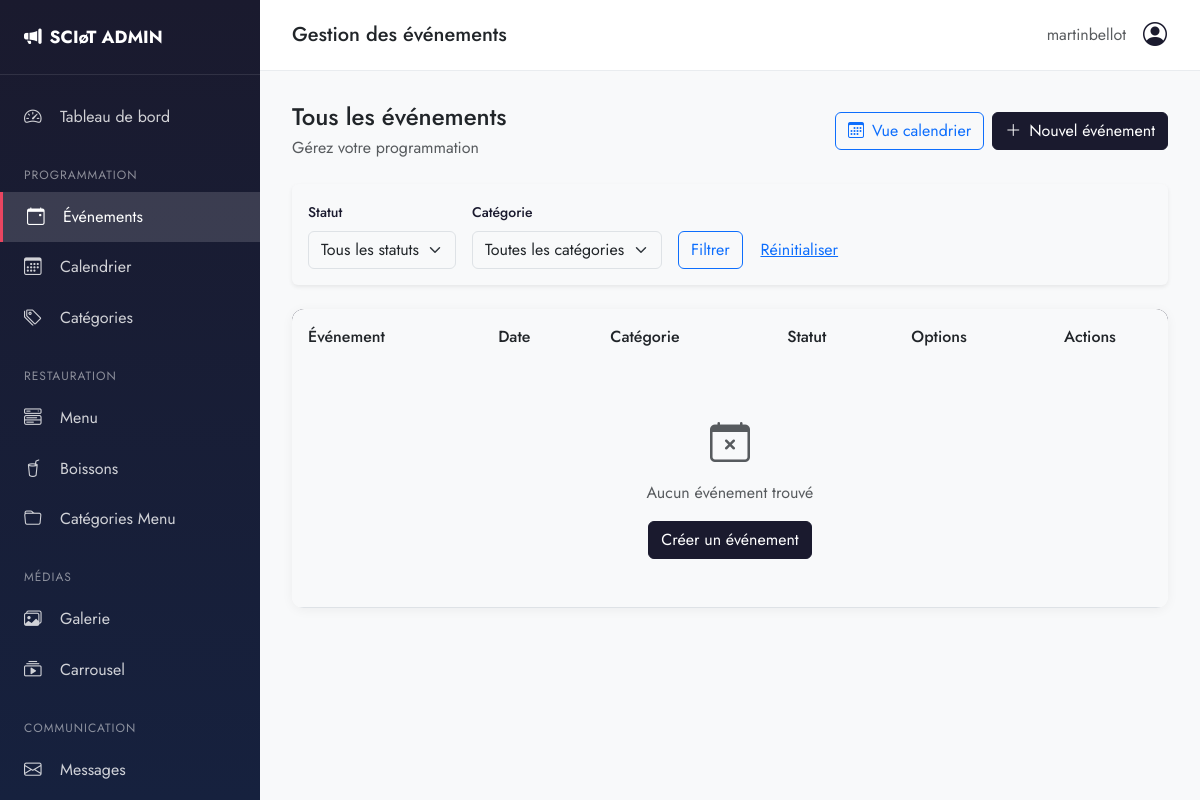
The page /admin-panel/events/ (signed in) on the database as committed earlier.
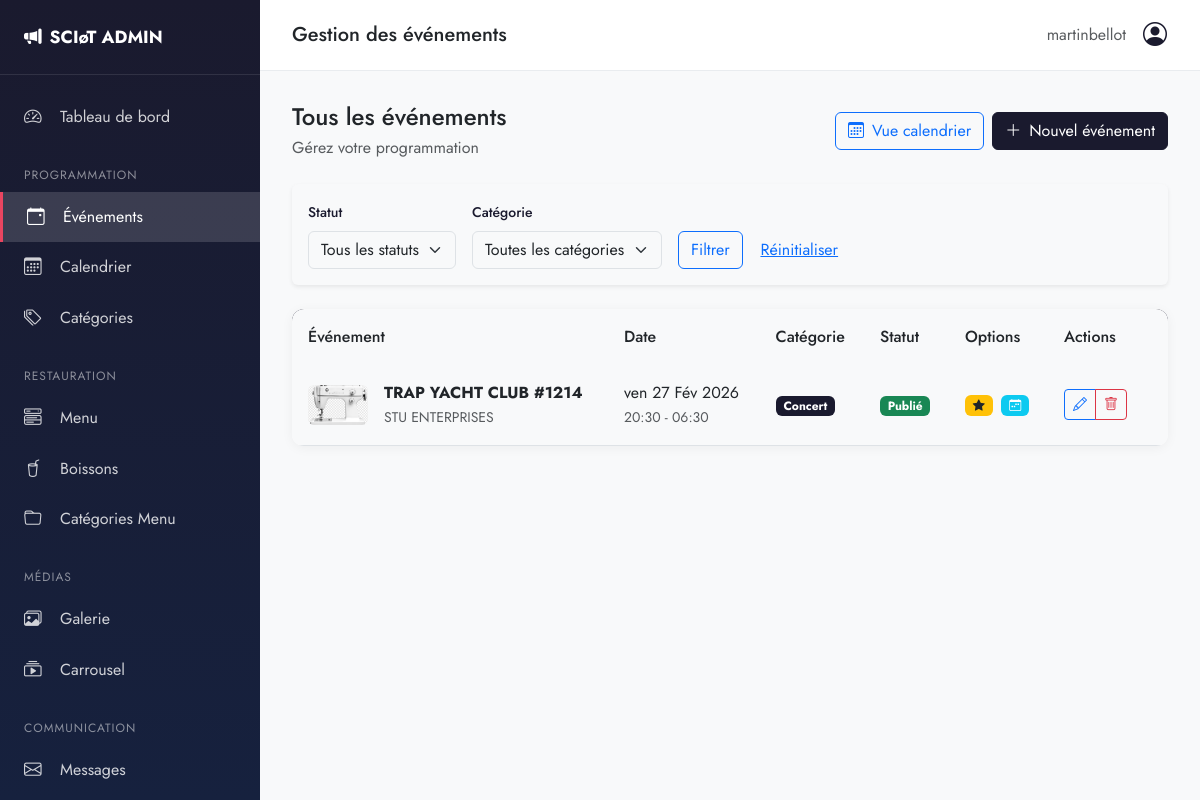
The same page on the database as committed later.
### events/models.py (models this page shows, shortened)
class Event(models.Model):
    STATUS_CHOICES = [
        ('draft', 'Brouillon'),
        ('published', 'Publié'),
        ('cancelled', 'Annulé'),
        ('completed', 'Terminé'),
    ]
    title = models.CharField(max_length=200, verbose_name="Titre")
    slug = models.SlugField(unique=True, blank=True)
    subtitle = models.CharField(max_length=300, blank=True, verbose_name="Sous-titre")
    description = models.TextField(blank=True, verbose_name="Description")
    short_description = models.CharField(max_length=200, blank=True, verbose_name="Description courte")
    date = models.DateField(verbose_name="Date")
    start_time = models.TimeField(verbose_name="Heure de début")
    end_time = models.TimeField(blank=True, null=True, verbose_name="Heure de fin")
    doors_open = models.TimeField(blank=True, null=True, verbose_name="Ouverture des portes")
    category = models.ForeignKey(
        EventCategory,
        on_delete=models.SET_NULL,
        null=True,
        blank=True,
        related_name='events',
        verbose_name="Catégorie"
    )
    image = models.ImageField(upload_to='events/', blank=True, null=True, verbose_name="Image")
    thumbnail = models.ImageField(upload_to='events/thumbnails/', blank=True, null=True, verbose_name="Miniature")
    price = models.DecimalField(max_digits=6, decimal_places=2, default=0, verbose_name="Prix (€)")
    is_free = models.BooleanField(default=True, verbose_name="Gratuit")
    ticket_url = models.URLField(blank=True, verbose_name="Lien billetterie")
    artist_name = models.CharField(max_length=200, blank=True, verbose_name="Nom de l'artiste")
    artist_bio = models.TextField(blank=True, verbose_name="Bio de l'artiste")
    artist_website = models.URLField(blank=True, verbose_name="Site de l'artiste")
    artist_social = models.JSONField(default=dict, blank=True, verbose_name="Réseaux sociaux artiste")
    status = models.CharField(max_length=20, choices=STATUS_CHOICES, default='draft', verbose_name="Statut")
    is_featured = models.BooleanField(default=False, verbose_name="À la une")
    is_weekly_highlight = models.BooleanField(default=False, verbose_name="Événement de la semaine")
    created_at = models.DateTimeField(auto_now_add=True)
    updated_at = models.DateTimeField(auto_now=True)
    class Meta:
        verbose_name = "Événement"
        verbose_name_plural = "Événements"
        ordering = ['date', 'start_time']

class EventCategory(models.Model):
    name = models.CharField(max_length=100, verbose_name="Nom")
    slug = models.SlugField(unique=True)
    color = models.CharField(max_length=7, default="#1a1a2e", verbose_name="Couleur (hex)")
    icon = models.CharField(max_length=50, blank=True, verbose_name="Icône Bootstrap")
    description = models.TextField(blank=True, verbose_name="Description")
    class Meta:
        verbose_name = "Catégorie d'événement"
        verbose_name_plural = "Catégories d'événements"
        ordering = ['name']

### admin_custom/views.py (the view)
# urls.py: path('events/', views.events_list, name='events'),
@login_required
@user_passes_test(is_staff)
def events_list(request):
    events = Event.objects.all().order_by('-date', '-start_time')
    status = request.GET.get('status')
    category = request.GET.get('category')
    if status:
        events = events.filter(status=status)
    if category:
        events = events.filter(category_id=category)
    paginator = Paginator(events, 20)
    page = request.GET.get('page', 1)
    events = paginator.get_page(page)
    categories = EventCategory.objects.all()
    return render(request, 'admin_custom/events/list.html', {
        'events': events,
        'categories': categories,
        'current_status': status,
        'current_category': category,
    })

### admin_custom/views.py (called while the page is built)
def is_staff(user):
    return user.is_staff

### templates/admin_custom/events/list.html (shortened to what the changed rows need)
{% extends 'admin_custom/base.html' %}
{% block content %}
<div class="table-custom">
    <table class="table table-hover mb-0">
        <thead>
            <tr>
                <th>Événement</th>
                <th>Date</th>
                <th>Catégorie</th>
                <th>Statut</th>
                <th>Options</th>
                <th width="120">Actions</th>
            </tr>
        </thead>
        <tbody>
            {% for event in events %}
            <tr>
                <td>
                    <div class="d-flex align-items-center gap-3">
                        {% if event.image %}
                        <img src="{{ event.image.url }}" class="rounded" width="60" height="40" style="object-fit: cover;">
                        {% else %}
                        <div class="bg-light rounded d-flex align-items-center justify-content-center" style="width: 60px; height: 40px;">
                            <i class="bi bi-image text-muted"></i>
                        </div>
                        {% endif %}
                        <div>
                            <div class="fw-bold">{{ event.title }}</div>
                            {% if event.artist_name %}<small class="text-muted">{{ event.artist_name }}</small>{% endif %}
                        </div>
                    </div>
                </td>
                <td>
                    <div>{{ event.date|date:"D d M Y" }}</div>
                    <small class="text-muted">{{ event.start_time|time:"H:i" }}{% if event.end_time %} - {{ event.end_time|time:"H:i" }}{% endif %}</small>
                </td>
                <td>
                    {% if event.category %}
                    <span class="badge" style="background-color: {{ event.category.color }};">
                        {{ event.category.name }}
                    </span>
                    {% else %}
                    <span class="text-muted">-</span>
                    {% endif %}
                </td>
                <td>
                    <span class="badge badge-{{ event.status }}">
                        {{ event.get_status_display }}
                    </span>
                </td>
                <td>
                    {% if event.is_featured %}<span class="badge bg-warning text-dark me-1"><i class="bi bi-star-fill"></i></span>{% endif %}
                    {% if event.is_weekly_highlight %}<span class="badge bg-info"><i class="bi bi-calendar-week"></i></span>{% endif %}
                </td>
                <td>
                    <div class="btn-group btn-group-sm">
                        <a href="{% url 'admin_custom:event_edit' event.pk %}" class="btn btn-outline-primary" title="Modifier">
                            <i class="bi bi-pencil"></i>
                        </a>
                        <button type="button" class="btn btn-outline-danger"
                                onclick="confirmDelete({{ event.pk }}, '{{ event.title|escapejs }}')" title="Supprimer">
                            <i class="bi bi-trash"></i>
                        </button>
                    </div>
                </td>
            </tr>
            {% empty %}
            <tr>
                <td colspan="6" class="text-center py-5">
                    <i class="bi bi-calendar-x fs-1 text-muted"></i>
                    <p class="text-muted mt-2 mb-0">Aucun événement trouvé</p>
                    <a href="{% url 'admin_custom:event_create' %}" class="btn btn-primary mt-3">Créer un événement</a>
                </td>
            </tr>
            {% endfor %}
        </tbody>
    </table>
</div>
{% endblock %}

Rows that differ between the two databases and show on the page:
added Event: image (picture), title "TRAP YACHT CLUB #1214", artist_name "STU ENTERPRISES", date "ven 27 Fév 2026", start_time "20:30", end_time "06:30", category.name "Concert", status "Publié", is_featured True (drawn), is_weekly_highlight True (drawn)
Other text that changed with them:
text no longer shown: "Aucun événement trouvé Créer un événement"
